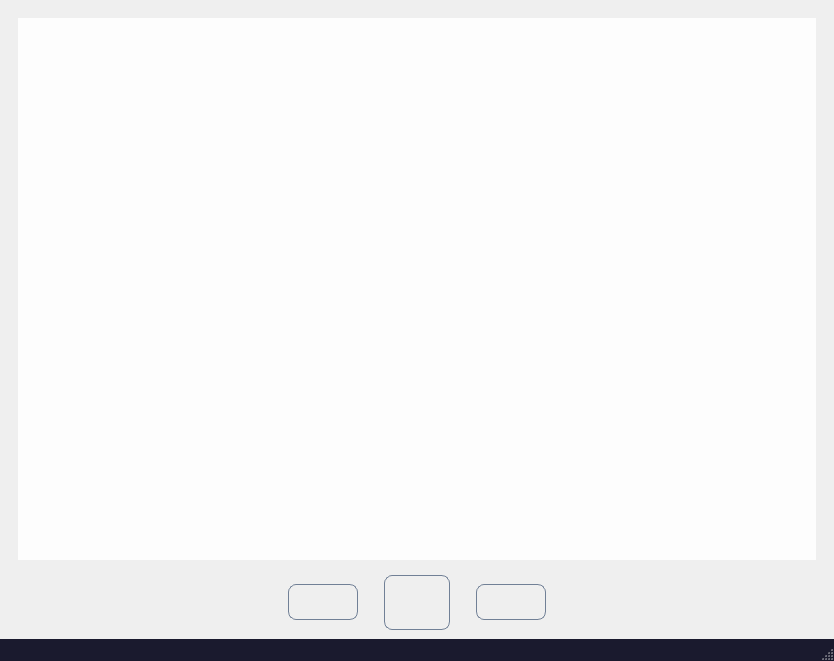
<?xml version="1.0" encoding="UTF-8"?>
<ui version="4.0">
 <class>MainWindow</class>
 <widget class="QMainWindow" name="MainWindow">
  <property name="geometry">
   <rect>
    <x>0</x>
    <y>0</y>
    <width>834</width>
    <height>661</height>
   </rect>
  </property>
  <property name="windowTitle">
   <string>MainWindow</string>
  </property>
  <property name="windowIcon">
   <iconset resource="picture.qrc">
    <normaloff>:/images/images/pokeball.png</normaloff>:/images/images/pokeball.png</iconset>
  </property>
  <property name="styleSheet">
   <string notr="true">QMainWindow#MainWindow {
    background: qlineargradient(
        x1: 0, y1: 0, x2: 1, y2: 1,
        stop: 0 #1a1a2e,    
        stop: 0.5 #16213e,  
        stop: 1 #0f0f23   
    );
    color: #ffffff;
}


QWidget#pakemonBox, 
QWidget#pakemonBox QLabel, 
QWidget#pakemonBox QLineEdit {
    color: #000000 !important;  
    background: rgba(255, 255, 255, 0.9);
}

QPushButton {
    background: qlineargradient(45deg, #4a5568, #2d3748);
    border: 1px solid #718096;
    border-radius: 8px;
    color: white;
    padding: 10px 16px;
    font-weight: 500;
}

QPushButton:hover {
    background: qlineargradient(45deg, #63b3ed, #4299e1);
}

QLabel {
    color: #e2e8f0;
    font-size: 14px;
}

QStatusBar {
    background: #1a1a2e;
    color: #ffffff;
    font-size: 13px;
    padding: 8px;
}</string>
  </property>
  <widget class="QWidget" name="centralwidget">
   <layout class="QVBoxLayout" name="verticalLayout">
    <item>
     <widget class="QStackedWidget" name="stackedWidget">
      <property name="currentIndex">
       <number>0</number>
      </property>
      <widget class="QWidget" name="page">
       <layout class="QGridLayout" name="gridLayout">
        <item row="0" column="0">
         <widget class="PakemonBox" name="pakemonBox" native="true"/>
        </item>
       </layout>
      </widget>
      <widget class="QWidget" name="page_2">
       <widget class="QPushButton" name="pbn_cancellInform">
        <property name="geometry">
         <rect>
          <x>20</x>
          <y>10</y>
          <width>78</width>
          <height>62</height>
         </rect>
        </property>
        <property name="text">
         <string/>
        </property>
        <property name="icon">
         <iconset resource="picture.qrc">
          <normaloff>:/images/images/left.png</normaloff>:/images/images/left.png</iconset>
        </property>
        <property name="iconSize">
         <size>
          <width>40</width>
          <height>40</height>
         </size>
        </property>
       </widget>
       <widget class="QWidget" name="layoutWidget">
        <property name="geometry">
         <rect>
          <x>20</x>
          <y>140</y>
          <width>321</width>
          <height>211</height>
         </rect>
        </property>
        <layout class="QGridLayout" name="gridLayout_3">
         <item row="0" column="0">
          <widget class="QLabel" name="label">
           <property name="text">
            <string>Имя покемона :</string>
           </property>
          </widget>
         </item>
         <item row="0" column="1">
          <widget class="QLabel" name="name_pokemon">
           <property name="text">
            <string/>
           </property>
          </widget>
         </item>
         <item row="1" column="0">
          <widget class="QLabel" name="label_2">
           <property name="text">
            <string>id :</string>
           </property>
          </widget>
         </item>
         <item row="1" column="1">
          <widget class="QLabel" name="id_pokemon">
           <property name="text">
            <string/>
           </property>
          </widget>
         </item>
         <item row="2" column="0">
          <widget class="QLabel" name="label_3">
           <property name="text">
            <string>Порядок покемона в Pokedex:</string>
           </property>
          </widget>
         </item>
         <item row="2" column="1">
          <widget class="QLabel" name="order_pokedox">
           <property name="text">
            <string/>
           </property>
          </widget>
         </item>
         <item row="3" column="0">
          <widget class="QLabel" name="label_4">
           <property name="text">
            <string>Рост, м:</string>
           </property>
          </widget>
         </item>
         <item row="3" column="1">
          <widget class="QLabel" name="height_pokemon">
           <property name="text">
            <string/>
           </property>
          </widget>
         </item>
         <item row="4" column="0">
          <widget class="QLabel" name="label_5">
           <property name="text">
            <string>Вес, кг:</string>
           </property>
          </widget>
         </item>
         <item row="4" column="1">
          <widget class="QLabel" name="weight_pokemon">
           <property name="text">
            <string/>
           </property>
          </widget>
         </item>
         <item row="5" column="0">
          <widget class="QLabel" name="label_6">
           <property name="text">
            <string>Базовый опыт за победу в бою:</string>
           </property>
          </widget>
         </item>
         <item row="5" column="1">
          <widget class="QLabel" name="base_experience">
           <property name="text">
            <string/>
           </property>
          </widget>
         </item>
        </layout>
       </widget>
       <widget class="QLabel" name="label_7">
        <property name="geometry">
         <rect>
          <x>20</x>
          <y>100</y>
          <width>321</width>
          <height>30</height>
         </rect>
        </property>
        <property name="text">
         <string>Основная информация о покемоне</string>
        </property>
       </widget>
       <widget class="QLabel" name="label_8">
        <property name="geometry">
         <rect>
          <x>540</x>
          <y>420</y>
          <width>231</width>
          <height>91</height>
         </rect>
        </property>
        <property name="text">
         <string/>
        </property>
        <property name="pixmap">
         <pixmap resource="picture.qrc">:/images/images/pokemon.png</pixmap>
        </property>
       </widget>
      </widget>
     </widget>
    </item>
    <item>
     <layout class="QHBoxLayout" name="horizontalLayout">
      <item>
       <spacer name="horizontalSpacer_2">
        <property name="orientation">
         <enum>Qt::Horizontal</enum>
        </property>
        <property name="sizeHint" stdset="0">
         <size>
          <width>40</width>
          <height>20</height>
         </size>
        </property>
       </spacer>
      </item>
      <item>
       <widget class="QPushButton" name="pbn_previous">
        <property name="sizePolicy">
         <sizepolicy hsizetype="Fixed" vsizetype="Fixed">
          <horstretch>0</horstretch>
          <verstretch>0</verstretch>
         </sizepolicy>
        </property>
        <property name="minimumSize">
         <size>
          <width>70</width>
          <height>0</height>
         </size>
        </property>
        <property name="toolTip">
         <string>Предыдущая страница</string>
        </property>
        <property name="text">
         <string/>
        </property>
        <property name="icon">
         <iconset resource="picture.qrc">
          <normaloff>:/images/images/left.png</normaloff>:/images/images/left.png</iconset>
        </property>
        <property name="iconSize">
         <size>
          <width>40</width>
          <height>40</height>
         </size>
        </property>
       </widget>
      </item>
      <item>
       <spacer name="horizontalSpacer_4">
        <property name="orientation">
         <enum>Qt::Horizontal</enum>
        </property>
        <property name="sizeType">
         <enum>QSizePolicy::Fixed</enum>
        </property>
        <property name="sizeHint" stdset="0">
         <size>
          <width>20</width>
          <height>20</height>
         </size>
        </property>
       </spacer>
      </item>
      <item>
       <widget class="QPushButton" name="pbn_start">
        <property name="sizePolicy">
         <sizepolicy hsizetype="Fixed" vsizetype="Fixed">
          <horstretch>0</horstretch>
          <verstretch>0</verstretch>
         </sizepolicy>
        </property>
        <property name="minimumSize">
         <size>
          <width>60</width>
          <height>55</height>
         </size>
        </property>
        <property name="toolTip">
         <string>Стартовая страница</string>
        </property>
        <property name="text">
         <string/>
        </property>
        <property name="icon">
         <iconset resource="picture.qrc">
          <normaloff>:/images/images/pokeball.png</normaloff>:/images/images/pokeball.png</iconset>
        </property>
        <property name="iconSize">
         <size>
          <width>55</width>
          <height>55</height>
         </size>
        </property>
       </widget>
      </item>
      <item>
       <spacer name="horizontalSpacer">
        <property name="orientation">
         <enum>Qt::Horizontal</enum>
        </property>
        <property name="sizeType">
         <enum>QSizePolicy::Fixed</enum>
        </property>
        <property name="sizeHint" stdset="0">
         <size>
          <width>20</width>
          <height>20</height>
         </size>
        </property>
       </spacer>
      </item>
      <item>
       <widget class="QPushButton" name="pbn_next">
        <property name="sizePolicy">
         <sizepolicy hsizetype="Fixed" vsizetype="Fixed">
          <horstretch>0</horstretch>
          <verstretch>0</verstretch>
         </sizepolicy>
        </property>
        <property name="minimumSize">
         <size>
          <width>70</width>
          <height>0</height>
         </size>
        </property>
        <property name="toolTip">
         <string>Следующая траница</string>
        </property>
        <property name="text">
         <string/>
        </property>
        <property name="icon">
         <iconset resource="picture.qrc">
          <normaloff>:/images/images/right.png</normaloff>:/images/images/right.png</iconset>
        </property>
        <property name="iconSize">
         <size>
          <width>40</width>
          <height>40</height>
         </size>
        </property>
       </widget>
      </item>
      <item>
       <spacer name="horizontalSpacer_3">
        <property name="orientation">
         <enum>Qt::Horizontal</enum>
        </property>
        <property name="sizeHint" stdset="0">
         <size>
          <width>40</width>
          <height>20</height>
         </size>
        </property>
       </spacer>
      </item>
     </layout>
    </item>
   </layout>
  </widget>
  <widget class="QMenuBar" name="menubar">
   <property name="geometry">
    <rect>
     <x>0</x>
     <y>0</y>
     <width>834</width>
     <height>21</height>
    </rect>
   </property>
  </widget>
  <widget class="QStatusBar" name="statusbar"/>
 </widget>
 <customwidgets>
  <customwidget>
   <class>PakemonBox</class>
   <extends>QWidget</extends>
   <header>pakemonbox.h</header>
   <container>1</container>
  </customwidget>
 </customwidgets>
 <resources>
  <include location="picture.qrc"/>
 </resources>
 <connections/>
</ui>
